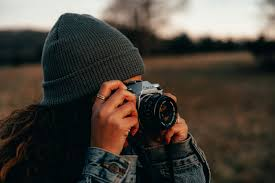
#> input picture day5_assesment/download.jpg, 275 x 183 px
$ python edges.py
#> lines starting #> are read from the running program, lines starting #| are printed output that depends on the picture
import cv2
import matplotlib.pyplot as plt

img = cv2.imread("download.jpg")
#> img is the input picture: shape (183, 275, 3); mean B, G, R 58.9, 66.6, 72.7

gray = cv2.cvtColor(img,cv2.COLOR_BGR2GRAY)
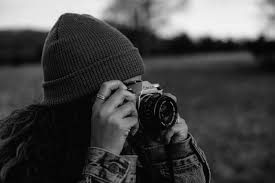
#> gray: shape (183, 275); min 0, max 245, mean 67.6

edges = cv2.Canny(gray,100,300)
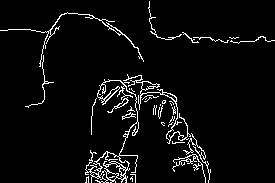
#> edges: shape (183, 275); 4.8% white in thin lines or dots

plt.imshow(cv2.cvtColor(edges,cv2.COLOR_BGR2RGB))
plt.axis("off")
plt.show()
